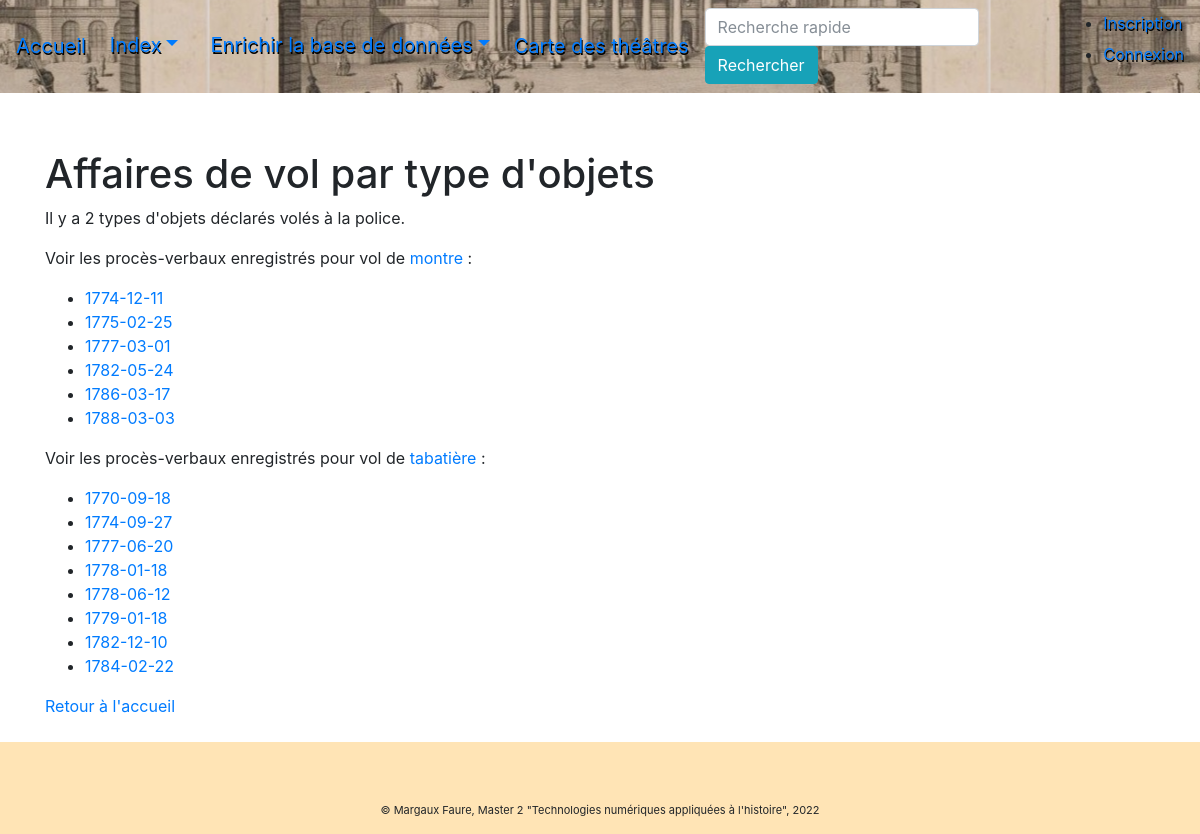
/objets_voles, run on the app's committed database.
### pv_theatres/modeles/donnees.py (models this page shows, shortened)
class Objet(db.Model):
    id = db.Column(db.Integer, nullable=False, autoincrement=True, primary_key=True)
    type = db.Column(db.Text, nullable=False)
    proces_verbaux_objets = db.relationship("ProcesVerbal", back_populates="objets")
    authorships = db.relationship("Authorship", back_populates="objet")

class ProcesVerbal(db.Model):
    id = db.Column(db.Integer, nullable=False, autoincrement=True, primary_key=True)
    date_pv = db.Column(db.String(10))
    id_theatre = db.Column(db.Integer, db.ForeignKey("theatre.id"))
    id_source = db.Column(db.Integer, db.ForeignKey("source.id"))
    id_commissaire = db.Column(db.Integer, db.ForeignKey("personne.id"))
    id_victime = db.Column(db.Integer, db.ForeignKey("personne.id"))
    id_objet = db.Column(db.Integer, db.ForeignKey("objet.id"))
    commissaires = db.relationship("Personne", back_populates="proces_verbaux_commissaires",
                                   foreign_keys=id_commissaire)
    victimes = db.relationship("Personne", back_populates="proces_verbaux_victimes", foreign_keys=id_victime)
    salles_theatre = db.relationship("Theatre", back_populates="proces_verbaux")
    sources = db.relationship("Source", back_populates="proces_verbaux_sources")
    objets = db.relationship("Objet", back_populates="proces_verbaux_objets")
    authorships = db.relationship("Authorship", back_populates="proces_verbal")

### pv_theatres/routes/generic.py (the view)
@app.route("/objets_voles")
def objets_voles_liste():
    objets = Objet.query.all()
    proces_verbaux = ProcesVerbal.query.order_by(ProcesVerbal.date_pv).all()
    return render_template("pages/objets_voles.html", nom="Objets volés", objets=objets,
                           proces_verbaux=proces_verbaux)

### pv_theatres/templates/pages/objets_voles.html (shortened to what this page needs)
{% extends "conteneur.html" %}
{% block corps %}
{% if objets %}
    <h1>Affaires de vol par type d'objets</h1>
    <p>Il y a {{objets|length}} types d'objets déclarés volés à la police.</p>
    {% for objet in objets %}
        <p> Voir les procès-verbaux enregistrés pour vol de <a href="{{url_for('objet_vole_type', id=objet.id)}}">{{objet.type.lower()}}</a> :</p>
        <ul>
        {% set ns = namespace(empty=true) %}
            {% for proces_verbal in proces_verbaux %}
                {% if proces_verbal.id_objet == objet.id %}
                    <li><a href="{{url_for('proces_verbal', id=proces_verbal.id)}}">{{proces_verbal.date_pv}}</a></li>
                    {% set ns.empty = false %}
                {% endif %}
            {% endfor %}
        </ul>
    {% endfor %}
    <p><a href="{{url_for('accueil')}}">Retour à l'accueil</a></p>
    {% else %}
        <p>La base de données est en cours de constitution</p>
    {% endif %}
{% endblock %}

### data on the page
Objet: type "montre"
ProcesVerbal: date_pv "1774-12-11"
ProcesVerbal: date_pv "1775-02-25"
ProcesVerbal: date_pv "1777-03-01"
ProcesVerbal: date_pv "1782-05-24"
ProcesVerbal: date_pv "1786-03-17"
ProcesVerbal: date_pv "1788-03-03"
Objet: type "tabatière"
ProcesVerbal: date_pv "1770-09-18"
ProcesVerbal: date_pv "1774-09-27"
ProcesVerbal: date_pv "1777-06-20"
ProcesVerbal: date_pv "1778-01-18"
ProcesVerbal: date_pv "1778-06-12"
ProcesVerbal: date_pv "1779-01-18"
ProcesVerbal: date_pv "1782-12-10"
ProcesVerbal: date_pv "1784-02-22"

### other printed values
{{ objets|length }} "2"
